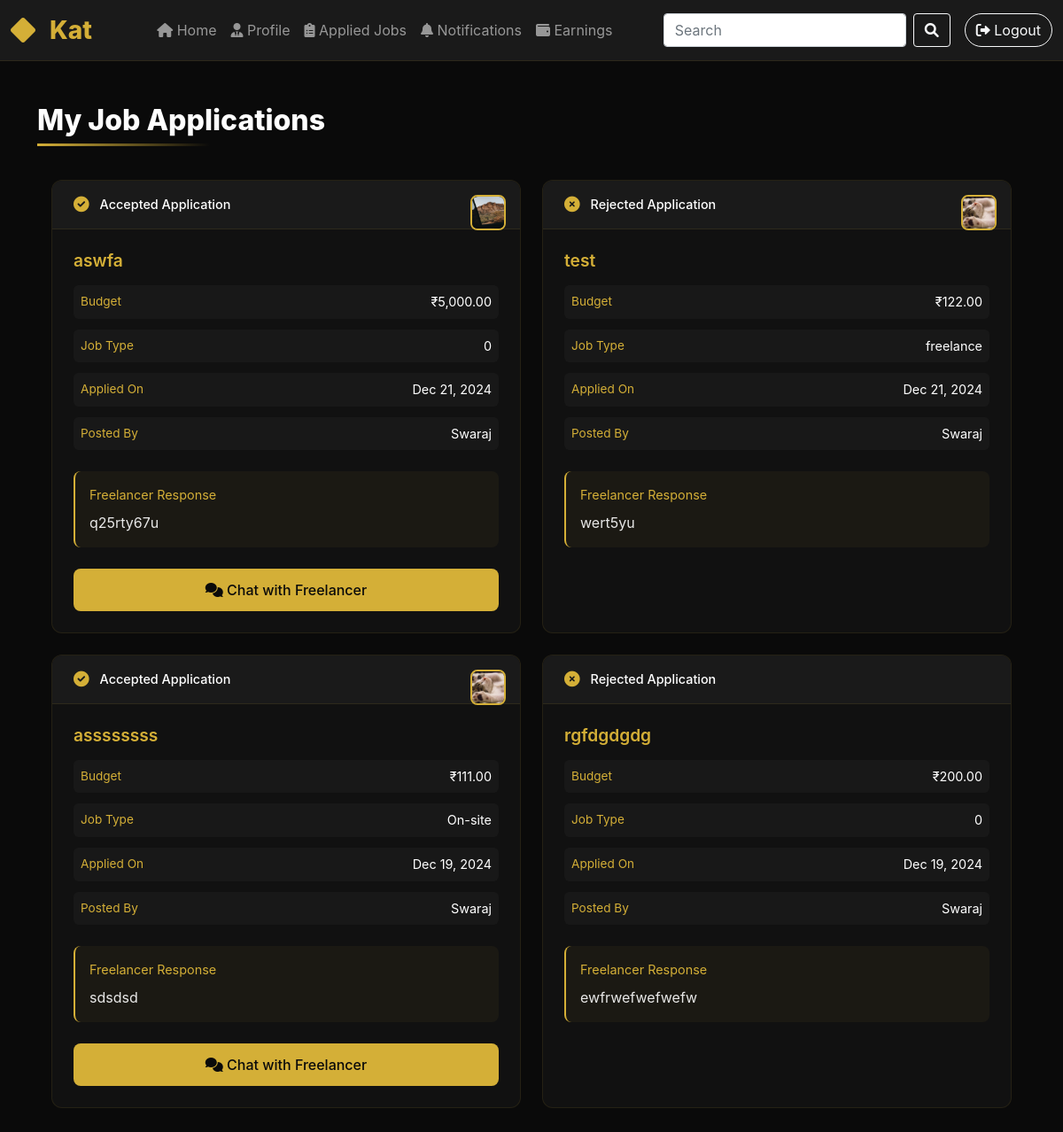
Screenshot of /pending_applications.php (signed in) with the database file from the repository.
### tables this page shows
CREATE TABLE `job_applications` (
  `application_id` int(11) NOT NULL,
  `job_id` int(11) NOT NULL,
  `client_id` int(11) NOT NULL,
  `why_hire` text DEFAULT NULL,
  `contact_info` text DEFAULT NULL,
  `meeting_preference` varchar(255) DEFAULT NULL,
  `status` enum('pending','reviewing','accepted','rejected') DEFAULT 'pending',
  `applied_date` timestamp NOT NULL DEFAULT current_timestamp(),
  `freelancer_response` text DEFAULT NULL
);

CREATE TABLE `jobs` (
  `id` int(11) NOT NULL,
  `freelancer_id` int(11) NOT NULL,
  `client_id` int(11) NOT NULL,
  `title` varchar(255) NOT NULL,
  `description` text NOT NULL,
  `job_type` varchar(50) NOT NULL,
  `reward` decimal(10,2) NOT NULL,
  `deadline` date NOT NULL,
  `files` longtext DEFAULT NULL CHECK (json_valid(`files`)),
  `status` enum('open','assigned','active','draft','closed') DEFAULT 'open',
  `created_at` timestamp NOT NULL DEFAULT current_timestamp(),
  `updated_at` timestamp NOT NULL DEFAULT current_timestamp() ON UPDATE current_timestamp(),
  `job_image` varchar(255) DEFAULT NULL,
  `tags` text DEFAULT NULL,
  `start_date` date DEFAULT NULL,
  `end_date` date DEFAULT NULL,
  `assigned_to` int(11) DEFAULT NULL,
  `reviewed_at` timestamp NULL DEFAULT NULL,
  `payment_status` enum('unpaid','processing','paid') DEFAULT 'unpaid',
  `payment_date` datetime DEFAULT NULL,
  `transaction_id` varchar(50) DEFAULT NULL
);

CREATE TABLE `users` (
  `id` int(11) NOT NULL,
  `email` varchar(255) NOT NULL,
  `username` varchar(255) NOT NULL,
  `first_name` varchar(255) DEFAULT NULL,
  `surname` varchar(255) DEFAULT NULL,
  `mobile` varchar(20) DEFAULT NULL,
  `address1` varchar(255) DEFAULT NULL,
  `address2` varchar(255) DEFAULT NULL,
  `postcode` varchar(20) DEFAULT NULL,
  `state` varchar(255) DEFAULT NULL,
  `area` varchar(255) DEFAULT NULL,
  `country` varchar(255) DEFAULT NULL,
  `education` varchar(255) DEFAULT NULL,
  `password` varchar(255) NOT NULL,
  `role` enum('admin','freelancer','client') NOT NULL,
  `status` enum('active','inactive','suspended') DEFAULT 'active',
  `created_at` timestamp NOT NULL DEFAULT current_timestamp(),
  `updated_at` timestamp NOT NULL DEFAULT current_timestamp() ON UPDATE current_timestamp(),
  `profile_image` varchar(255) DEFAULT NULL
);

### pending_applications.php (the view, shortened to what this page needs)
<?php
include('db_connect.php');
$sql = "SELECT ja.*,
        j.title, j.description, j.reward, j.job_type,
        j.start_date, j.end_date, j.job_image, j.assigned_to,
        j.freelancer_id, j.status as job_status,
        u.email as freelancer_email,
        u.first_name as freelancer_first_name,
        u.surname as freelancer_surname
        FROM job_applications ja
        JOIN jobs j ON ja.job_id = j.id
        JOIN users u ON j.freelancer_id = u.id
        WHERE ja.client_id = ?
        ORDER BY ja.applied_date DESC";
$stmt = $conn->prepare($sql);
$stmt->bind_param("i", $_SESSION['user_id']);
$stmt->execute();
$applications = $stmt->get_result();
?>
<!DOCTYPE html>
<html lang="en">
<head>
    <link href="https://cdn.jsdelivr.net/npm/bootstrap@5.1.3/dist/css/bootstrap.min.css" rel="stylesheet">
    <link href="https://cdnjs.cloudflare.com/ajax/libs/font-awesome/6.0.0-beta3/css/all.min.css" rel="stylesheet">
    <link href="https://cdn.jsdelivr.net/npm/bootstrap-icons@1.4.1/font/bootstrap-icons.css" rel="stylesheet">
</head>
<body>
    <nav class="navbar navbar-expand-lg navbar-dark">
        <div class="container-fluid">
            <a class="navbar-brand" href="#">
                <i class="bi bi-diamond-fill me-2"></i>Kat
            </a>
            <div class="collapse navbar-collapse" id="navbarNav">
                <ul class="navbar-nav mx-auto">
                    <li class="nav-item">
                        <a class="nav-link" href="client_dashboard.php">
                            <i class="fas fa-home"></i> Home
                        </a>
                    </li>
                    <li class="nav-item">
                        <a class="nav-link" href="client_profile.php">
                            <i class="fas fa-user-tie"></i> Profile
                        </a>
                    </li>
                    <li class="nav-item">
                        <a class="nav-link" href="pending_applications.php">
                            <i class="fas fa-clipboard-list"></i> Applied Jobs
                        </a>
                    </li>
                    <li class="nav-item">
                        <a class="nav-link" href="client_notifications.php">
                            <i class="fas fa-bell"></i> Notifications
                        </a>
                    </li>
                    <li class="nav-item">
    <a class="nav-link" href="earnings.php">
        <i class="fas fa-wallet"></i> Earnings
    </a>
</li>
                </ul>
                <form class="d-flex me-3" action="search.php" method="GET">
                    <input class="form-control me-2 search-input" type="search" placeholder="Search" name="query" aria-label="Search">
                    <button class="btn btn-outline-light" type="submit">
                        <i class="fas fa-search"></i>
                    </button>
                </form>
                <a href="logout.php" class="btn btn-outline-light rounded-pill">
                    <i class="fas fa-sign-out-alt"></i> Logout
                </a>
            </div>
        </div>
    </nav>
    <div class="container py-5">
        <h2 class="page-title">My Job Applications</h2>
        <div class="applications-grid">
            <?php if($applications->num_rows > 0): ?>
                <?php while($app = $applications->fetch_assoc()): ?>
                    <div class="application-card">
                        <div class="status-banner">
                            <i class="fas fa-<?=
                                $app['status'] === 'accepted' ? 'check-circle' :
                                ($app['status'] === 'reviewing' ? 'clock' :
                                ($app['status'] === 'rejected' ? 'times-circle' : 'paper-plane'))
                            ?> status-icon"></i>
                            <span class="status-text"><?= ucfirst($app['status']) ?> Application</span>
                            <?php if(!empty($app['job_image'])): ?>
                                <img src="<?= htmlspecialchars($app['job_image']) ?>"
                                     alt="Job Thumbnail"
                                     class="job-thumbnail"
                                     onerror="this.style.display='none'">
                            <?php endif; ?>
                        </div>
                        <div class="card-body">
                            <h3 class="job-title"><?= htmlspecialchars($app['title']) ?></h3>
                            <div class="info-grid">
                                <div class="info-item">
                                    <span class="info-label">Budget</span>
                                    <span class="info-value">₹<?= number_format($app['reward'], 2) ?></span>
                                </div>
                                <div class="info-item">
                                    <span class="info-label">Job Type</span>
                                    <span class="info-value"><?= htmlspecialchars($app['job_type']) ?></span>
                                </div>
                                <div class="info-item">
                                    <span class="info-label">Applied On</span>
                                    <span class="info-value"><?= date('M d, Y', strtotime($app['applied_date'])) ?></span>
                                </div>
                                <div class="info-item">
                                    <span class="info-label">Posted By</span>
                                    <span class="info-value"><?= htmlspecialchars($app['freelancer_first_name']) ?></span>
                                </div>
                            </div>
                            <?php if(!empty($app['freelancer_response'])): ?>
                                <div class="response-section">
                                    <div class="response-title">Freelancer Response</div>
                                    <p class="mb-0"><?= nl2br(htmlspecialchars($app['freelancer_response'])) ?></p>
                                </div>
                            <?php endif; ?>
                            <div class="card-actions">
                                <?php if($app['status'] == 'accepted'): ?>
                                    <a href="chat.php?job_id=<?= $app['job_id'] ?>&freelancer_id=<?= $app['freelancer_id'] ?>"
                                       class="btn btn-action btn-chat">
                                        <i class="fas fa-comments"></i> Chat with Freelancer
                                    </a>
                                <?php endif; ?>
                            </div>
                        </div>
                    </div>
                <?php endwhile; ?>
            <?php else: ?>
                <div class="alert alert-info text-center">
                    You have not applied for any jobs yet.
                </div>
            <?php endif; ?>
        </div>
    </div>
</body>
</html>

### pending_applications.php (style rules this page uses)
:root { --primary: #0a0a0a; --secondary: #1a1a1a; --accent: #2a2a2a; --gold: #d4af37; --silver: #c0c0c0; --text: #333; }
body { background-color: var(--primary); font-family: 'Inter', -apple-system, sans-serif; position: relative; overflow-x: hidden; }
.navbar { background: var(--secondary) !important; backdrop-filter: blur(10px); border-bottom: 1px solid rgba(212, 175, 55, 0.1); }
.navbar-brand { color: var(--gold) !important; font-size: 1.75rem; font-weight: 800; display: flex; align-items: center; gap: 0.5rem; }
.applications-grid { display: grid; grid-template-columns: repeat(auto-fill, minmax(350px, 1fr)); gap: 1.5rem; padding: 1rem; }
.application-card { background: rgba(255, 255, 255, 0.03); border: 1px solid rgba(212, 175, 55, 0.1); border-radius: 12px; overflow: hidden; transition: all 0.3s ease; }
.status-banner { background: var(--secondary); padding: 1rem 1.5rem; border-bottom: 1px solid rgba(212, 175, 55, 0.1); display: flex; align-items: center; gap: 0.75rem; position: relative; padding-right: 4rem; }
.status-icon { color: var(--gold); font-size: 1.1rem; }
.status-text { color: white; font-weight: 500; font-size: 0.9rem; }
.card-body { padding: 1.5rem; color: rgba(255, 255, 255, 0.9); }
.job-title { color: var(--gold); font-size: 1.2rem; margin-bottom: 1rem; font-weight: 600; }
.info-grid { display: grid; gap: 0.75rem; margin: 1rem 0; }
.info-item { display: flex; justify-content: space-between; padding: 0.5rem; background: rgba(255, 255, 255, 0.03); border-radius: 6px; }
.info-label { color: var(--gold); font-size: 0.85rem; }
.info-value { color: white; font-size: 0.9rem; }
.response-section { margin-top: 1.5rem; padding: 1rem; background: rgba(212, 175, 55, 0.05); border-radius: 8px; border-left: 2px solid var(--gold); }
.response-title { color: var(--gold); font-size: 0.9rem; margin-bottom: 0.5rem; }
.card-actions { margin-top: 1.5rem; display: grid; gap: 1rem; }
.btn-action { width: 100%; padding: 0.75rem; border-radius: 8px; font-weight: 500; transition: all 0.3s ease; }
.btn-chat { background: var(--gold); color: var(--primary); border: none; }
.page-title { color: white; font-weight: 800; margin-bottom: 2rem; position: relative; display: inline-block; }
.page-title::after { content: ''; position: absolute; bottom: -10px; left: 0; width: 60%; height: 3px; background: linear-gradient(90deg, var(--gold), transparent); }
.job-thumbnail { width: 40px; height: 40px; border-radius: 8px; object-fit: cover; margin-left: auto; border: 2px solid var(--gold); position: absolute; top: 1rem; right: 1rem; background: var(--secondary); }

### rows the page displays
job_applications: status "Accepted", job.job_image (picture), job.title "aswfa", job.reward "5,000.00", job.job_type "0", applied_date "Dec 21, 2024", users.first_name "Swaraj", freelancer_response "q25rty67u"
job_applications: status "Rejected", job.job_image (picture), job.title "test", job.reward "122.00", job.job_type "freelance", applied_date "Dec 21, 2024", users.first_name "Swaraj", freelancer_response "wert5yu"
job_applications: status "Accepted", job.job_image (picture), job.title "assssssss", job.reward "111.00", job.job_type "On-site", applied_date "Dec 19, 2024", users.first_name "Swaraj", freelancer_response "sdsdsd"
job_applications: status "Rejected", job.title "rgfdgdgdg", job.reward "200.00", job.job_type "0", applied_date "Dec 19, 2024", users.first_name "Swaraj", freelancer_response "ewfrwefwefwefw"
